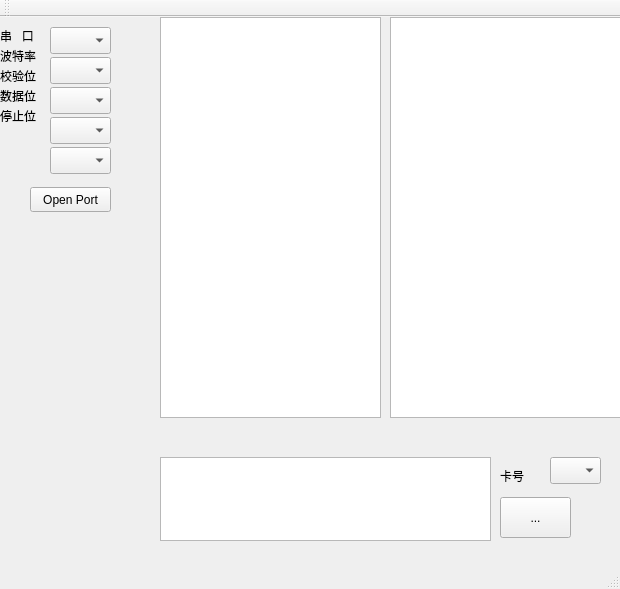
<?xml version="1.0" encoding="UTF-8"?>
<ui version="4.0">
 <class>MainWindow</class>
 <widget class="QMainWindow" name="MainWindow">
  <property name="geometry">
   <rect>
    <x>0</x>
    <y>0</y>
    <width>620</width>
    <height>589</height>
   </rect>
  </property>
  <property name="windowTitle">
   <string>MainWindow</string>
  </property>
  <widget class="QWidget" name="centralWidget">
   <widget class="QTextEdit" name="txte_Receive">
    <property name="geometry">
     <rect>
      <x>160</x>
      <y>0</y>
      <width>221</width>
      <height>401</height>
     </rect>
    </property>
   </widget>
   <widget class="QTextEdit" name="txte_Send">
    <property name="geometry">
     <rect>
      <x>390</x>
      <y>0</y>
      <width>231</width>
      <height>401</height>
     </rect>
    </property>
   </widget>
   <widget class="QLabel" name="label_comname">
    <property name="geometry">
     <rect>
      <x>0</x>
      <y>10</y>
      <width>54</width>
      <height>17</height>
     </rect>
    </property>
    <property name="text">
     <string>串   口</string>
    </property>
   </widget>
   <widget class="QLabel" name="label_baudrate">
    <property name="geometry">
     <rect>
      <x>0</x>
      <y>30</y>
      <width>54</width>
      <height>17</height>
     </rect>
    </property>
    <property name="text">
     <string>波特率</string>
    </property>
   </widget>
   <widget class="QLabel" name="label_parity">
    <property name="geometry">
     <rect>
      <x>0</x>
      <y>50</y>
      <width>54</width>
      <height>17</height>
     </rect>
    </property>
    <property name="text">
     <string>校验位</string>
    </property>
   </widget>
   <widget class="QLabel" name="label_databits">
    <property name="geometry">
     <rect>
      <x>0</x>
      <y>70</y>
      <width>54</width>
      <height>17</height>
     </rect>
    </property>
    <property name="text">
     <string>数据位</string>
    </property>
   </widget>
   <widget class="QLabel" name="label_stopbits">
    <property name="geometry">
     <rect>
      <x>0</x>
      <y>90</y>
      <width>54</width>
      <height>17</height>
     </rect>
    </property>
    <property name="text">
     <string>停止位</string>
    </property>
   </widget>
   <widget class="QComboBox" name="cobox_ComName">
    <property name="geometry">
     <rect>
      <x>50</x>
      <y>10</y>
      <width>61</width>
      <height>27</height>
     </rect>
    </property>
   </widget>
   <widget class="QComboBox" name="cobox_BaudRate">
    <property name="geometry">
     <rect>
      <x>50</x>
      <y>40</y>
      <width>61</width>
      <height>27</height>
     </rect>
    </property>
   </widget>
   <widget class="QComboBox" name="cobox_Parity">
    <property name="geometry">
     <rect>
      <x>50</x>
      <y>70</y>
      <width>61</width>
      <height>27</height>
     </rect>
    </property>
   </widget>
   <widget class="QComboBox" name="cobox_DataBits">
    <property name="geometry">
     <rect>
      <x>50</x>
      <y>100</y>
      <width>61</width>
      <height>27</height>
     </rect>
    </property>
   </widget>
   <widget class="QComboBox" name="cobox_StopBits">
    <property name="geometry">
     <rect>
      <x>50</x>
      <y>130</y>
      <width>61</width>
      <height>27</height>
     </rect>
    </property>
   </widget>
   <widget class="QToolButton" name="tbtn_OpenCom">
    <property name="geometry">
     <rect>
      <x>30</x>
      <y>170</y>
      <width>81</width>
      <height>25</height>
     </rect>
    </property>
    <property name="text">
     <string>Open Port</string>
    </property>
   </widget>
   <widget class="QTextEdit" name="txte_SendWindow">
    <property name="geometry">
     <rect>
      <x>160</x>
      <y>440</y>
      <width>331</width>
      <height>84</height>
     </rect>
    </property>
   </widget>
   <widget class="QComboBox" name="cobox_CardNO">
    <property name="geometry">
     <rect>
      <x>550</x>
      <y>440</y>
      <width>51</width>
      <height>27</height>
     </rect>
    </property>
   </widget>
   <widget class="QToolButton" name="tbtn_Send">
    <property name="geometry">
     <rect>
      <x>500</x>
      <y>480</y>
      <width>71</width>
      <height>41</height>
     </rect>
    </property>
    <property name="text">
     <string>...</string>
    </property>
   </widget>
   <widget class="QLabel" name="label_CardNO">
    <property name="geometry">
     <rect>
      <x>500</x>
      <y>450</y>
      <width>54</width>
      <height>17</height>
     </rect>
    </property>
    <property name="text">
     <string>卡号</string>
    </property>
   </widget>
  </widget>
  <widget class="QMenuBar" name="menuBar">
   <property name="geometry">
    <rect>
     <x>0</x>
     <y>0</y>
     <width>620</width>
     <height>25</height>
    </rect>
   </property>
  </widget>
  <widget class="QToolBar" name="mainToolBar">
   <attribute name="toolBarArea">
    <enum>TopToolBarArea</enum>
   </attribute>
   <attribute name="toolBarBreak">
    <bool>false</bool>
   </attribute>
  </widget>
  <widget class="QStatusBar" name="statusBar"/>
 </widget>
 <layoutdefault spacing="6" margin="11"/>
 <resources/>
 <connections/>
</ui>
